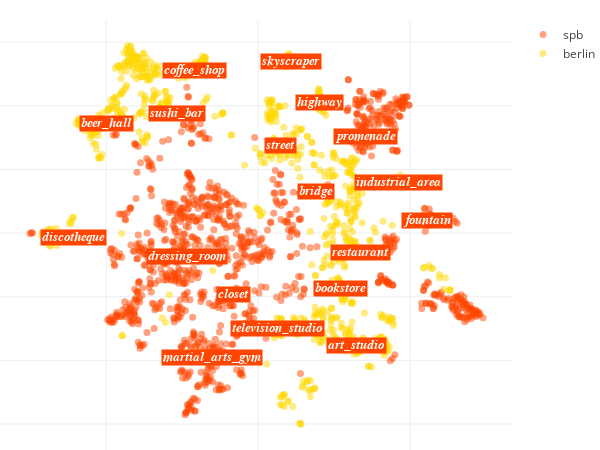

Notebook code cell kept with this figure:
### Code cell
locations_scatter(city_data, opposite_city_data)

### Figure 1 — Plotly figure (JSON) as saved in the notebook; plotly's stock layout.template omitted (floating-point values rounded to 4 significant figures; data arrays with more than 128 entries replaced by an {"elided": "..."} marker saying what was removed)
{"data": [{"hoverinfo": "text", "marker": {"color": "orangered", "opacity": 0.5, "size": 7}, "mode": "markers", "name": "spb", "text": {"elided": "1076 str values"}, "type": "scatter", "uid": "f9b290ec-58ab-11e9-a203-3c15c2cf2370", "x": {"elided": "1076 float values"}, "y": {"elided": "1076 float values"}}, {"hoverinfo": "text", "marker": {"color": "gold", "opacity": 0.5, "size": 7}, "mode": "markers", "name": "berlin", "text": {"elided": "854 str values"}, "type": "scatter", "uid": "f9b2a1f4-58ab-11e9-86fc-3c15c2cf2370", "x": {"elided": "854 float values"}, "y": {"elided": "854 float values"}}], "layout": {"annotations": [{"bgcolor": "orangered", "font": {"color": "white", "family": "arial", "size": 12.5}, "opacity": 1, "showarrow": false, "text": "<i><b>coffee_shop", "x": -20.87, "xanchor": "center", "y": 51.12}, {"bgcolor": "orangered", "font": {"color": "white", "family": "arial", "size": 12.5}, "opacity": 1, "showarrow": false, "text": "<i><b>bridge", "x": 19.05, "xanchor": "center", "y": 13.02}, {"bgcolor": "orangered", "font": {"color": "white", "family": "arial", "size": 12.5}, "opacity": 1, "showarrow": false, "text": "<i><b>art_studio", "x": 32.43, "xanchor": "center", "y": -35.19}, {"bgcolor": "orangered", "font": {"color": "white", "family": "arial", "size": 12.5}, "opacity": 1, "showarrow": false, "text": "<i><b>fountain", "x": 55.7, "xanchor": "center", "y": 3.87}, {"bgcolor": "orangered", "font": {"color": "white", "family": "arial", "size": 12.5}, "opacity": 1, "showarrow": false, "text": "<i><b>discotheque", "x": -60.85, "xanchor": "center", "y": -1.537}, {"bgcolor": "orangered", "font": {"color": "white", "family": "arial", "size": 12.5}, "opacity": 1, "showarrow": false, "text": "<i><b>restaurant", "x": 33.64, "xanchor": "center", "y": -6.087}, {"bgcolor": "orangered", "font": {"color": "white", "family": "arial", "size": 12.5}, "opacity": 1, "showarrow": false, "text": "<i><b>highway", "x": 20.25, "xanchor": "center", "y": 40.93}, {"bgcolor": "orangered", "font": {"color": "white", "family": "arial", "size": 12.5}, "opacity": 1, "showarrow": false, "text": "<i><b>sushi_bar", "x": -26.87, "xanchor": "center", "y": 37.63}, {"bgcolor": "orangered", "font": {"color": "white", "family": "arial", "size": 12.5}, "opacity": 1, "showarrow": false, "text": "<i><b>television_studio", "x": 6.352, "xanchor": "center", "y": -30.01}, {"bgcolor": "orangered", "font": {"color": "white", "family": "arial", "size": 12.5}, "opacity": 1, "showarrow": false, "text": "<i><b>closet", "x": -8.122, "xanchor": "center", "y": -19.4}, {"bgcolor": "orangered", "font": {"color": "white", "family": "arial", "size": 12.5}, "opacity": 1, "showarrow": false, "text": "<i><b>dressing_room", "x": -23.54, "xanchor": "center", "y": -7.333}, {"bgcolor": "orangered", "font": {"color": "white", "family": "arial", "size": 12.5}, "opacity": 1, "showarrow": false, "text": "<i><b>beer_hall", "x": -49.87, "xanchor": "center", "y": 34.39}, {"bgcolor": "orangered", "font": {"color": "white", "family": "arial", "size": 12.5}, "opacity": 1, "showarrow": false, "text": "<i><b>street", "x": 7.336, "xanchor": "center", "y": 27.61}, {"bgcolor": "orangered", "font": {"color": "white", "family": "arial", "size": 12.5}, "opacity": 1, "showarrow": false, "text": "<i><b>bookstore", "x": 27.24, "xanchor": "center", "y": -17.27}, {"bgcolor": "orangered", "font": {"color": "white", "family": "arial", "size": 12.5}, "opacity": 1, "showarrow": false, "text": "<i><b>promenade", "x": 35.27, "xanchor": "center", "y": 30.43}, {"bgcolor": "orangered", "font": {"color": "white", "family": "arial", "size": 12.5}, "opacity": 1, "showarrow": false, "text": "<i><b>martial_arts_gym", "x": -15.04, "xanchor": "center", "y": -39.11}, {"bgcolor": "orangered", "font": {"color": "white", "family": "arial", "size": 12.5}, "opacity": 1, "showarrow": false, "text": "<i><b>industrial_area", "x": 46.21, "xanchor": "center", "y": 15.76}, {"bgcolor": "orangered", "font": {"color": "white", "family": "arial", "size": 12.5}, "opacity": 1, "showarrow": false, "text": "<i><b>skyscraper", "x": 10.81, "xanchor": "center", "y": 53.87}], "height": 450, "hovermode": "closest", "margin": {"b": 0, "l": 0, "r": 30, "t": 20}, "width": 600, "xaxis": {"showticklabels": false, "zeroline": false}, "yaxis": {"showticklabels": false, "zeroline": false}}}
